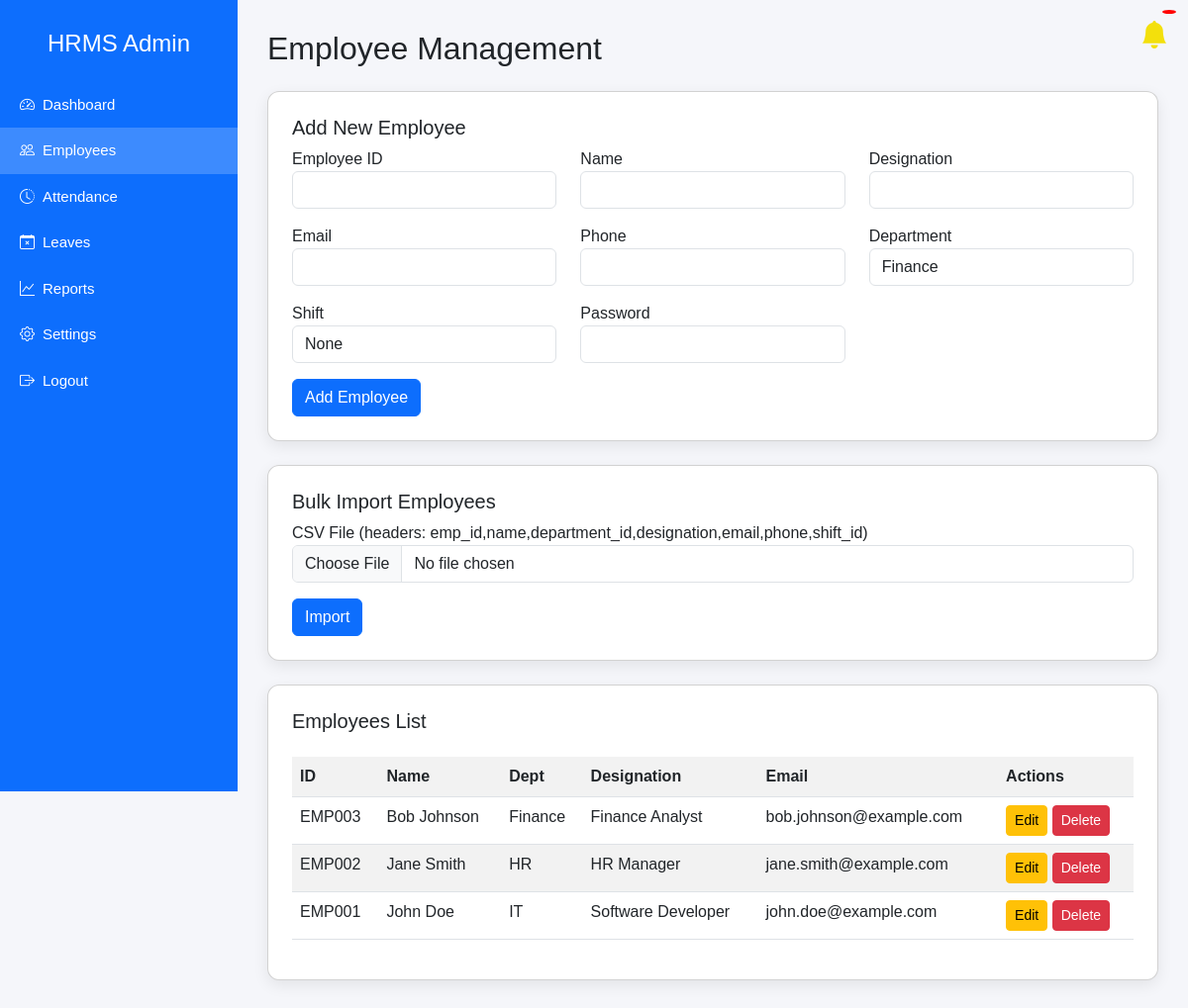
Page /admin.php?page=employees (signed in) on the committed database.
### tables this page shows
CREATE TABLE employees (
    id INT AUTO_INCREMENT PRIMARY KEY,
    emp_id VARCHAR(20) UNIQUE NOT NULL,
    name VARCHAR(100) NOT NULL,
    department_id INT NOT NULL,
    designation VARCHAR(50) NOT NULL,
    email VARCHAR(100) UNIQUE NOT NULL,
    phone VARCHAR(20),
    shift_id INT,
    created_at TIMESTAMP DEFAULT CURRENT_TIMESTAMP,
    
    FOREIGN KEY (department_id) REFERENCES departments(id) ON DELETE RESTRICT,
    FOREIGN KEY (shift_id) REFERENCES shifts(id) ON DELETE SET NULL
);

CREATE TABLE departments (
    id INT AUTO_INCREMENT PRIMARY KEY,
    name VARCHAR(50) UNIQUE NOT NULL
);

### admin.php (the view, shortened to what this page needs)
<?php
$config = require __DIR__ . "/config.php";
try {
    $pdo = new PDO(
        $config['db']['dsn'],
        $config['db']['user'],
        $config['db']['pass'],
        $config['db']['options']
    );
} catch (PDOException $e) {
    die("DB connection failed: " . $e->getMessage());
}
$page = $_GET['page'] ?? "dashboard";
$today = date("Y-m-d");
if ($page === "dashboard") {
    $totalEmployees = $pdo->query("SELECT COUNT(*) FROM employees")->fetchColumn();
    $stmt = $pdo->prepare("
        SELECT
            COUNT(CASE WHEN status='present' THEN 1 END) as present_count,
            COUNT(CASE WHEN status='absent' THEN 1 END) as absent_count
        FROM attendance
        WHERE DATE(check_in)=?
    ");
    $stmt->execute([$today]);
    $summary = $stmt->fetch();
    $stmt = $pdo->prepare("
        SELECT COUNT(*)
        FROM leaves
        WHERE status='approved'
        AND ? BETWEEN start_date AND end_date
    ");
    $stmt->execute([$today]);
    $onLeave = $stmt->fetchColumn();
}
elseif ($page === "employees") {
    $employees = $pdo->query("
        SELECT e.*, d.name AS dept_name, s.name AS shift_name
        FROM employees e
        LEFT JOIN departments d ON e.department_id = d.id
        LEFT JOIN shifts s ON e.shift_id = s.id
        ORDER BY e.id DESC
    ")->fetchAll();
    $departments = $pdo->query("SELECT * FROM departments")->fetchAll();
    $editEmployee = null;
}
elseif ($page === "settings") {
    $settings = $pdo->query("SELECT * FROM settings WHERE id=1")->fetch();
    $holidays = $pdo->query("SELECT * FROM holidays")->fetchAll();
    $shifts = $pdo->query("SELECT * FROM shifts")->fetchAll();
}
elseif ($page === "documents") {
}
?>
<!DOCTYPE html>
<html lang="en">
<head>
    <link href="https://cdn.jsdelivr.net/npm/bootstrap@5.3.0/dist/css/bootstrap.min.css" rel="stylesheet">
    <link href="https://cdn.jsdelivr.net/npm/bootstrap-icons@1.11.1/font/bootstrap-icons.css" rel="stylesheet">
</head>
<body>
<div class="sidebar">
    <h4 class="text-center mb-4">HRMS Admin</h4>
    <a href="admin.php?page=dashboard" class="<?= $page==='dashboard'?'active':'' ?>"><i class="bi bi-speedometer2 me-2"></i>Dashboard</a>
    <a href="admin.php?page=employees" class="<?= $page==='employees'?'active':'' ?>"><i class="bi bi-people me-2"></i>Employees</a>
    <a href="admin.php?page=attendance" class="<?= $page==='attendance'?'active':'' ?>"><i class="bi bi-clock-history me-2"></i>Attendance</a>
    <a href="admin.php?page=leaves" class="<?= $page==='leaves'?'active':'' ?>"><i class="bi bi-calendar-x me-2"></i>Leaves</a>
    <a href="admin.php?page=reports" class="<?= $page==='reports'?'active':'' ?>"><i class="bi bi-graph-up me-2"></i>Reports</a>
    <?php if ($_SESSION['role'] === 'admin'): ?>
    <a href="admin.php?page=settings" class="<?= $page==='settings'?'active':'' ?>"><i class="bi bi-gear me-2"></i>Settings</a>
    <?php endif; ?>
    <a href="index.php?logout=1"><i class="bi bi-box-arrow-right me-2"></i>Logout</a>
</div>
   <div class="notification-wrapper" style="position: fixed; top: 15px; right: 20px; z-index: 9999;">
    <i id="notifBell" class="bi bi-bell-fill" style="font-size: 28px; cursor: pointer; color: #f3e00c;"></i>
    <span id="notifCount"
          style="position: absolute; top: -5px; right: -8px; background: red;
                 color: white; padding: 2px 7px; border-radius: 50%; font-size: 12px;">
    </span>
</div>
<div class="content">
<?php if ($page === "employees"): ?>
<h2 class="mb-4">Employee Management</h2>
<div class="card p-4 mb-4">
    <h5><?= $editEmployee ? "Edit Employee" : "Add New Employee" ?></h5>
    <form method="POST">
        <div class="row">
            <div class="col-md-4 mb-3">
                <label>Employee ID</label>
                <input type="text" class="form-control" name="emp_id"
                    value="<?= $editEmployee['emp_id'] ?? '' ?>"
                    <?= $editEmployee ? "readonly" : "" ?> required>
            </div>
            <div class="col-md-4 mb-3">
                <label>Name</label>
                <input type="text" class="form-control" name="name"
                    value="<?= $editEmployee['name'] ?? '' ?>" required>
            </div>
            <div class="col-md-4 mb-3">
                <label>Designation</label>
                <input type="text" class="form-control" name="designation"
                    value="<?= $editEmployee['designation'] ?? '' ?>">
            </div>
            <div class="col-md-4 mb-3">
                <label>Email</label>
                <input type="email" class="form-control" name="email"
                    value="<?= $editEmployee['email'] ?? '' ?>">
            </div>
            <div class="col-md-4 mb-3">
                <label>Phone</label>
                <input type="text" class="form-control" name="phone"
                    value="<?= $editEmployee['phone'] ?? '' ?>">
            </div>
            <div class="col-md-4 mb-3">
                <label>Department</label>
                <select name="department_id" class="form-control">
                    <?php foreach ($departments as $d): ?>
                        <option value="<?= $d['id'] ?>"
                            <?= ($editEmployee['department_id'] ?? '') == $d['id'] ? "selected" : "" ?>>
                            <?= $d['name'] ?>
                        </option>
                    <?php endforeach; ?>
                </select>
            </div>
            <div class="col-md-4 mb-3">
                <label>Shift</label>
                <select name="shift_id" class="form-control">
                    <option value="">None</option>
                </select>
            </div>
            <div class="col-md-4 mb-3">
                <label>Password <?= $editEmployee ? "(leave blank to keep old)" : "" ?></label>
                <input type="password" class="form-control" name="password">
            </div>
        </div>
        <button class="btn btn-primary"><?= $editEmployee ? "Update" : "Add" ?> Employee</button>
    </form>
</div>
<div class="card p-4 mb-4">
    <h5>Bulk Import Employees</h5>
    <form method="POST" enctype="multipart/form-data">
        <div class="mb-3">
            <label>CSV File (headers: emp_id,name,department_id,designation,email,phone,shift_id)</label>
            <input type="file" class="form-control" name="csv_file" accept=".csv" required>
        </div>
        <button class="btn btn-primary">Import</button>
    </form>
</div>
<div class="card p-4">
    <h5>Employees List</h5>
    <table class="table table-striped mt-3">
        <tr>
            <th>ID</th>
            <th>Name</th>
            <th>Dept</th>
            <th>Designation</th>
            <th>Email</th>
            <th>Actions</th>
        </tr>
        <?php foreach ($employees as $emp): ?>
        <tr>
            <td><?= $emp['emp_id'] ?></td>
            <td><?= $emp['name'] ?></td>
            <td><?= $emp['dept_name'] ?></td>
            <td><?= $emp['designation'] ?></td>
            <td><?= $emp['email'] ?></td>
            <td>
                <a href="admin.php?page=employees&edit=<?= $emp['id'] ?>" class="btn btn-sm btn-warning">Edit</a>
                <form method="POST" style="display:inline;">
                    <button class="btn btn-sm btn-danger"
                        onclick="return confirm('Delete this employee?')">Delete</button>
                </form>
            </td>
        </tr>
        <?php endforeach; ?>
    </table>
</div>
<?php endif; ?>
</div>
</body>
</html>

### admin.php (style rules this page uses)
body { background: #f5f6fa; font-family: "Poppins", sans-serif; }
.sidebar { width: 240px; height: 100vh; background: #0d6efd; position: fixed; top: 0; left: 0; color: #fff; padding-top: 30px; }
.sidebar a { display: block; padding: 12px 20px; color: #fff; font-size: 15px; text-decoration: none; }
.sidebar a:hover, .sidebar a.active { background: rgba(255,255,255,0.2); }
.content { margin-left: 240px; padding: 30px; }
.card { border-radius: 12px; box-shadow: 0 5px 15px rgba(0,0,0,0.08); }

### rows in the picture
employees: emp "EMP003", name "Bob Johnson", department.name "Finance", designation "Finance Analyst", email "bob.johnson@example.com"
employees: emp "EMP002", name "Jane Smith", department.name "HR", designation "HR Manager", email "jane.smith@example.com"
employees: emp "EMP001", name "John Doe", department.name "IT", designation "Software Developer", email "john.doe@example.com"

### other values in the picture
form field department_id "Finance"
